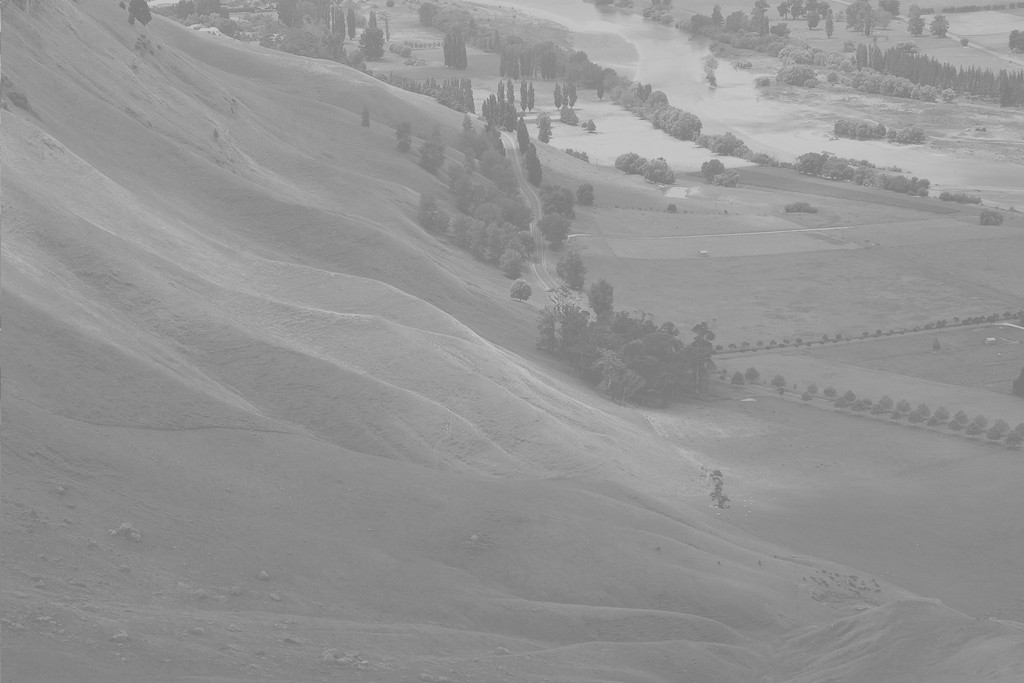
#> input picture TIM/TP/TP2/Hawke_Bay.jpg, 1024 x 683 px, found by its file name
$ jupyter execute TP2_correction.ipynb
#> lines starting #> are read from the running program, lines starting #| are printed output that depends on the picture; after the words box and inside, x2 and y2 are one past the last pixel; in counts of white or black regions, pixels touching at a corner belong together
# TIM - TP2 : Manipulation d'histogrammes

Pour cette séance, place aux histogrammes ! Comme vous le savez, c'est un outil très utile dans le cadre du pré-traitement des images.

Le but de ce TP est donc de développer quelques algorithmes de prétraitements d'image à partir des histogrammes de ces dernières.

**_Note :_** Pour cette correction de TP, je vais vous donner pour chaque algorithme (hormis l'égalisation d'histogramme) une version avec boucles et une version sans boucles, histoire que vous voyez les différents temps de calcul.

## Ex. 1 : Commençons par la base...

Cet exercice sera rapide, car déjà vu lors du dernier TP.

Commencez déjà par importer les librairies nécessaires pour le TP et définissez le path de votre base d'images.

[cell 1]
from matplotlib import pyplot as plt
from matplotlib.colors import Normalize
import numpy as np
import cv2
import time
path_base = '..//Base_images//'

Puis importez l'image Hawke_Bay.jpg en niveaux de gris.

[cell 2]
# A compléter
# Importation de l'image Hawke_bay.jpg
hawke_bay = cv2.imread(path_base+'Hawke_Bay.jpg',0)
#> hawke_bay is the input picture: shape (683, 1024); min 114, max 208, mean 148

Vérifiez bien que votre image est chargée en niveaux de gris (c'est-à-dire qu'elle n'a que 2 dimensions).

[cell 3]
assert hawke_bay.ndim==2,"L'image chargée n'est pas en niveaux de gris"
print("Tout est ok ;) ")

## Ex 2. : Quelques fonctions utiles pour la suite

Dans cette partie, nous allons développer 3 fonctions qui seront utiles pour tout le reste du TP

Tout d'abord, nous allons créer une fonction qui aura pour but de chronométrer une autre fonction. Celle-ci affichera le temps d'exécution de la fonction à chronométrer, et le résultat que cette dernière a produit. On utilisera le package *time*, pour définir deux variables *t_before* et *t_after*. Votre procédure prendra en entrée la fonction à chronométrer, l'image à traiter pour cette fonction et le nom de la fonction (chaine de caractères).

Exemple de signature :
* chronometrer(fonction_a_chronometrer,image,nom_de_la_fonction) => image_traitée

[cell 4]
# A compléter
# Ecriture de la fonction de chronométrage d'une fonction
def chronometrer(fonction,fonction_name,image, *args_fonction):
    t_before = time.time()
    new_image = fonction(image, *args_fonction)
    t_after = time.time()
    print("Temps d'exécution de {0} : {1:.2f} sec".format(fonction_name,t_after-t_before))
    return new_image

Testez votre fonction fraichement développée.

[cell 5]
def test_fonction(image):
    time.sleep(1)
    return image

def test_fonction_2(image,a):
    time.sleep(2)
    return image

# A compléter
# Test de la fonction développée
hawke_test_1 = chronometrer(test_fonction, "Test fonction 1", hawke_bay)
hawke_test_2 = chronometrer(test_fonction_2, "Test fonction 2", hawke_bay, 1)

Créer une procédure pour l'affichage d'une image, qui prendra en arguments l'image, la palette de couleurs à utiliser et le titre de cette dernière (argument optionnel).

Exemple de signatures :
* afficher(image,palette,titre)
* afficher(image,palette)

[cell 6]
# A compléter
# Ecriture de la fonction d'affichage d'une image
def afficher(image,palette,titre=""):
    plt.imshow(image,palette,vmin=0, vmax=255)
    plt.title(titre)
    plt.show()

Affichez l'image, en niveaux de gris.

[cell 7]
# A compléter
# Affichez l'image en niveaux de gris
afficher(hawke_bay,'gray')

Créez maintenant une fonction qui tracera l'histogramme des niveaux de gris d'une image. Celle-ci prendra en arguments l'image et le titre de l'histogramme (argument optionnel).

Exemple de signatures :
* histogramme(image,titre)
* histogramme(image)

[cell 8]
# A compléter
# Ecriture de la fonction d'affichage de l'histogramme d'une image
def histogramme(image,titre=""):
#> called with titre = 'Histogramme de Hawke Bay'
    plt.hist(image.ravel(),bins=range(0,256))
    plt.title(titre)
    plt.show()

Tracez l'histogramme des niveaux de gris de cette image.

[cell 9]
# A compléter
# Affichage de l'histogramme des niveaux de gris de l'image
histogramme(hawke_bay,'Histogramme de Hawke Bay')

## Ex 3. : Binarisation d'images

Le but de la binarisation d’une image est d’affecter un niveau uniforme au pixels pertinents et d´éliminer les autres. C'est une opération assez simple, mais tellement utilisée pour plein de cas concrets.

On va donc l'implémenter en 2 versions : la binarisation par seuillage et la binarisation par extraction d'une fenêtre d'intensité. Il existe d'autres versions de binarisation (binarisation inversée, binarisation avec seuil adaptatif, etc.).

**1.**

Commencons d'abord par la binarisation par seuillage. Le principe est simple : pour un seuil a défini, la binarisation est une tranformation $t(f)$ où, pour tout pixel f de l'image :
\begin{equation*}
    t(f) =
    \begin{cases}
    0 & \quad \text{si } f<a\\
    255 & \quad \text{sinon}\\
    \end{cases}
\end{equation*}

Ecrivez une fonction qui réalisera la binarisation par seuillage sur l'image chargée, avec un seuil a défini.

[cell 10]
# A compléter
# Définition du seuil
a = 150

[cell 11]
# A compléter
# Création de la fonction binarisation par seuillage

# VERSION AVEC BOUCLES
def binarisation(img,a):
#> called with a = 150
    rows,cols = img.shape
    new_img = np.empty((rows,cols), dtype=np.uint8)
    for i in range(rows):
        for j in range(cols):
            if img[i,j]<a:
                new_img[i,j] = 0
            else:
                new_img[i,j] = 255
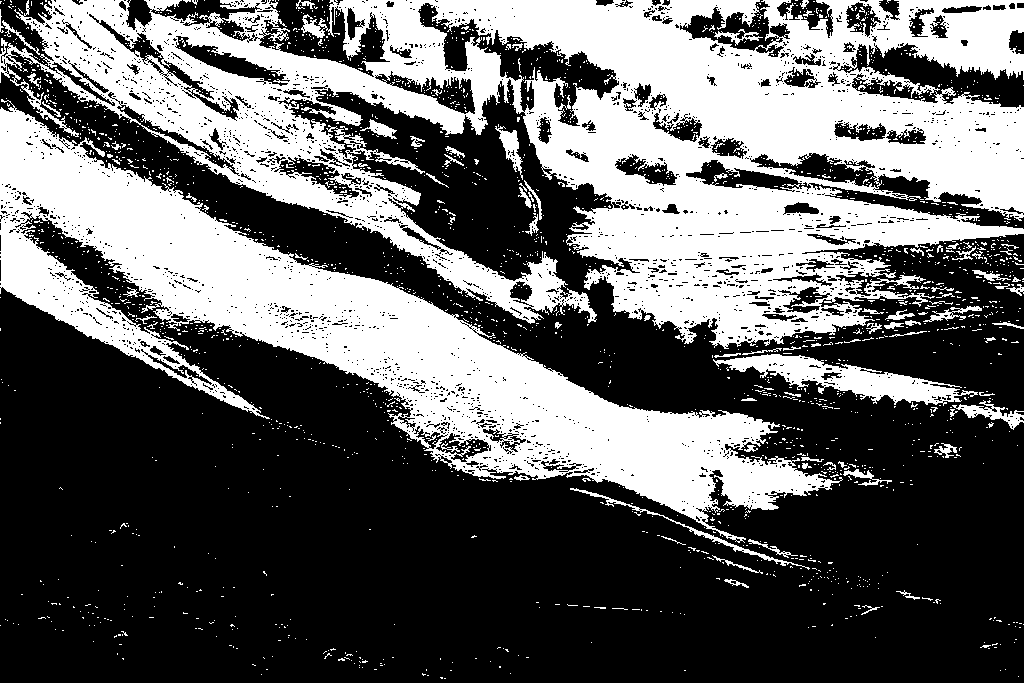
#> new_img: shape (683, 1024); 38.5% white; 2132 white regions (2047 under 20 px), largest, box (x1, y1, x2, y2) and area: (0, 0, 1024, 349) 163199, (0, 99, 843, 543) 87703, (713, 354, 978, 406) 4898
    return new_img

# VERSION SANS BOUCLES
def binarisation_faster(img,a):
#> called with a = 150
    return 255*(img>a)
#> returned value: shape (683, 1024) int64; 35.9% white; 2204 white regions (2106 under 20 px), largest, box (x1, y1, x2, y2) and area: (8, 0, 1024, 348) 151475, (0, 104, 830, 541) 82919, (725, 354, 961, 405) 4207

[cell 12]
# A compléter
# Affichage de l'image originale et du résultat après
# binarisation avec le seuil a
hawke_bin = chronometrer(binarisation,"Binarisation par seuillage avec boucles",hawke_bay,a)
hawke_bin_faster = chronometrer(binarisation_faster,"Binarisation par seuillage sans boucles",hawke_bay,a)

afficher(hawke_bay,'gray','Image originale')
afficher(hawke_bin,'gray','Image binarisée avec boucles, a = {}'.format(a))
afficher(hawke_bin_faster,'gray','Image binarisée sans boucles, a = {}'.format(a))

Tracez l'histogramme des niveaux de gris de l'image originale et de l'image après binarisation par seuillage.

[cell 13]
# A compléter
# Affichage de l'histogramme des niveaux de gris de l'image originale et de
# de l'image binarisée avec le seuil a
histogramme(hawke_bay,"Histogramme de l'image originale")
histogramme(hawke_bin,"Histogramme de l'image binarisée avec boucles, a = {}".format(a))
histogramme(hawke_bin_faster,"Histogramme de l'image binarisée sans boucles, a = {}".format(a))

**2.**

Passons à la binarisation par extraction de fenêtre d'intensité. Le principe est similaire à la binarisation par seuillage : pour 2 seuils a et définis, $a<b$, la binarisation est une tranformation $t(f)$ où, pour tout pixel f de l'image :
\begin{equation*}
    t(f) =
    \begin{cases}
    f & \quad \text{si } a\leq f \leq b\\
    0 & \quad \text{sinon}\\
    \end{cases}
\end{equation*}

Ecrivez une fonction qui réalisera la binarisation par extraction de fenêtre d'intensité sur l'image chargée, avec les seuil a et b définis.

[cell 14]
# A compléter
# Définition des seuils
a = 150
b = 200

[cell 15]
# A compléter
# Création de la fonction binarisation par extraction d'une fenêtre d'intensité
# VERSION AVEC BOUCLES
def binarisation_fenetre(img,a,b):
#> called with a = 150, b = 200
    rows,cols = img.shape
    new_img = np.empty((rows,cols), dtype=np.uint8)
    for i in range(rows):
        for j in range(cols):
            if img[i,j]<a or img[i,j]>b:
                new_img[i,j] = 0
            else:
                new_img[i,j] = img[i,j]
    return new_img

# VERSION SANS BOUCLES
def binarisation_fenetre_faster(img,a,b):
#> called with a = 150, b = 200
    return img*(a<img)*(img<b)
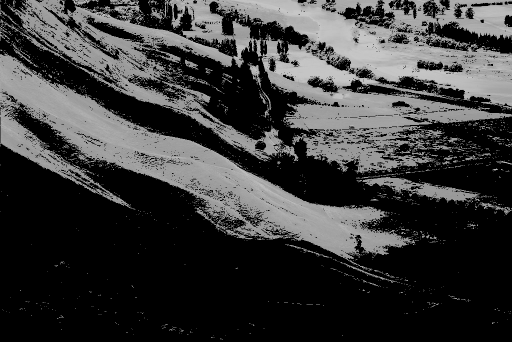
#> returned value: shape (683, 1024) (shown at 1/2 size); min 0, max 199, mean 58.5

[cell 16]
# A compléter
# Affichage de l'image originale et du résultat après
# binarisation par extraction d'une fenetre d'intensité aux seuils a et b
hawke_bin_fenetre = chronometrer(binarisation_fenetre,"Binarisation par extraction de fenêtre d'intensité avec boucles",hawke_bay,a,b)
hawke_bin_fenetre_faster = chronometrer(binarisation_fenetre_faster,"Binarisation par extraction de fenêtre d'intensité sans boucles",hawke_bay,a,b)
afficher(hawke_bay,'gray','Image originale')
afficher(hawke_bin_fenetre,'gray',"Image binarisée par extraction\nde fenêtre d'intensité avec boucles, a = {}, b = {}".format(a,b))
afficher(hawke_bin_fenetre_faster,'gray',"Image binarisée par extraction\nde fenêtre d'intensité sans boucles, a = {}, b = {}".format(a,b))

# Affichage de l'histogramme des niveaux de gris de l'image originale et de
# de l'image binarisée par extraction d'une fenetre d'intensité aux seuils a et b
histogramme(hawke_bay,"Histogramme de l'image originale")
histogramme(hawke_bin_fenetre,"Histogramme de l'image binarisée par extraction\nde fenêtre d'intensité avec boucles, a = {}, b = {}".format(a,b))
histogramme(hawke_bin_fenetre_faster,"Histogramme de l'image binarisée par extraction\nde fenêtre d'intensité sans boucles, a = {}, b = {}".format(a,b))

## Ex 4. : Expansion de la dynamique

L'expansion de la dynamique est une transformation $t(f)$ qui permet de modifier la dynamique des niveaux de gris dans le but d'améliorer l'aspect visuel de l'image. Pour deux seuils a et b définis, la transformation d'un pixel f de l'image est définie de la manière suivante :
\begin{equation*}
    t(f) =
    \begin{cases}
    0 & \quad \text{si } f<a\\
    255 & \quad \text{si } f>b\\
    255 \times \frac{f-a}{b-a} & \quad \text{sinon}\\
    \end{cases}
\end{equation*}

**1.**

Définissez vos seuils a et b et créez une fonction qui réalisera l'expansion de la dynamique sur l'image chargée. Affichez l'image originale, celle-ci après l'expansion de la dynamique, et leurs histogrammes correspondants.

[cell 17]
# A compléter
# Définition des seuils
a = 140
b = 160

[cell 18]
# A compléter
# Création de la fonction expansion de la dynamique
# VERSION AVEC BOUCLES
def exp_dyn(img,a,b):
#> called with a = 140, b = 160
    rows,cols = img.shape
    new_img = np.empty((rows,cols),dtype=np.uint8)
    for i in range(rows):
        for j in range(cols):
            if img[i,j]<a:
                new_img[i,j]=0
            elif img[i,j]>b:
                new_img[i,j]=255
            else:
                new_img[i,j]=255*((img[i,j]-a)/(b-a))
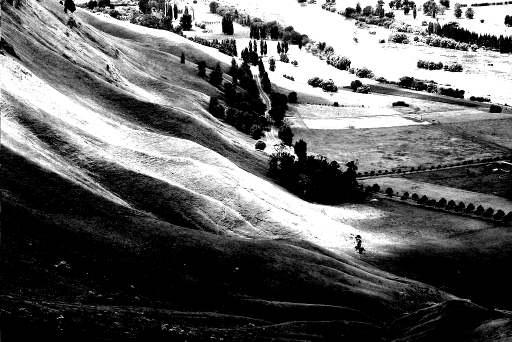
#> new_img: shape (683, 1024) (shown at 1/2 size); min 0, max 255, mean 97.4
    return new_img

# VERSION SANS BOUCLES
def exp_dyn_faster(img,a,b):
#> called with a = 140, b = 160
    return np.floor(255*np.clip((img.astype(np.int16)-a)/(b-a),0,1))

[cell 19]
# A compléter
# Affichage de l'image originale et du résultat après
# expansion de la dynamique aux seuils a et b
hawke_exp_dyn = chronometrer(exp_dyn,"Expansion de la dynamique avec boucles",hawke_bay,a,b)
hawke_exp_dyn_faster = chronometrer(exp_dyn_faster,"Expansion de la dynamique sans boucles",hawke_bay,a,b)
afficher(hawke_bay,'gray','Image originale')
afficher(hawke_exp_dyn,'gray','Image après expansion de la dynamique\navec boucles, a = {}, b = {}'.format(a,b))
afficher(hawke_exp_dyn_faster,'gray','Image après expansion de la dynamique\nsans boucles, a = {}, b = {}'.format(a,b))

# Affichage de l'histogramme des niveaux de gris de l'image originale et de l'image traitée
histogramme(hawke_bay,"Histogramme de l'image originale")
histogramme(hawke_exp_dyn,"Histogramme de l'image après\nexpansion de la dynamique avec boucles, a = {}, b = {}".format(a,b))
histogramme(hawke_exp_dyn_faster,"Histogramme de l'image après\nexpansion de la dynamique sans boucles, a = {}, b = {}".format(a,b))

## Ex 5. : Rehaussement de contraste

L'expansion de la dynamique est une transformation du même type que l'expansion de la dynamique, à savoir la modification des niveaux de gris dans le but d'améliorer l'aspect visuel de l'image. Pour deux seuils a et b définis, la transformation d'un pixel f de l'image est définie de la manière suivante :
\begin{equation*}
    t(f) =
    \begin{cases}
    \frac{b}{a}f & \quad \text{si } 0 \leq f \leq a\\
    \frac{(255-b)f+255(b-a)}{255-a} & \quad \text{si } a \leq f \leq 255\\
    \end{cases}
\end{equation*}

**1.**

Définissez vos seuils a et b et créez une fonction qui réalisera le réhaussement de contraste sur l'image chargée. Affichez l'image originale, celle-ci après l'expansion de la dynamique, et leurs histogrammes correspondants.

[cell 20]
# A compléter
# Définition des seuils
a = 180
b = 100

[cell 21]
# A compléter
# Création de la fonction réhaussement de contraste
# VERSION AVEC BOUCLES
def reh_const(img,a,b):
#> called with a = 180, b = 100
    rows,cols = img.shape
    new_img = np.empty((rows,cols),dtype=np.uint8)
    for i in range(rows):
        for j in range(cols):
            if img[i,j]<=a:
                new_img[i,j]=img[i,j]*b//a
            else:
                new_img[i,j]=((255-b)*img[i,j]+255*(b-a))//(255-a)
    return new_img

# VERSION SANS BOUCLES
def reh_const_faster(img,a,b):
#> called with a = 180, b = 100
    img = img.astype(np.int16)
    new_img = np.empty(img.shape)
    new_img[img<=a]=img[img<=a]*b/a
    new_img[img>a]=((255-b)*img[img>a]+255*(b-a))/(255-a)
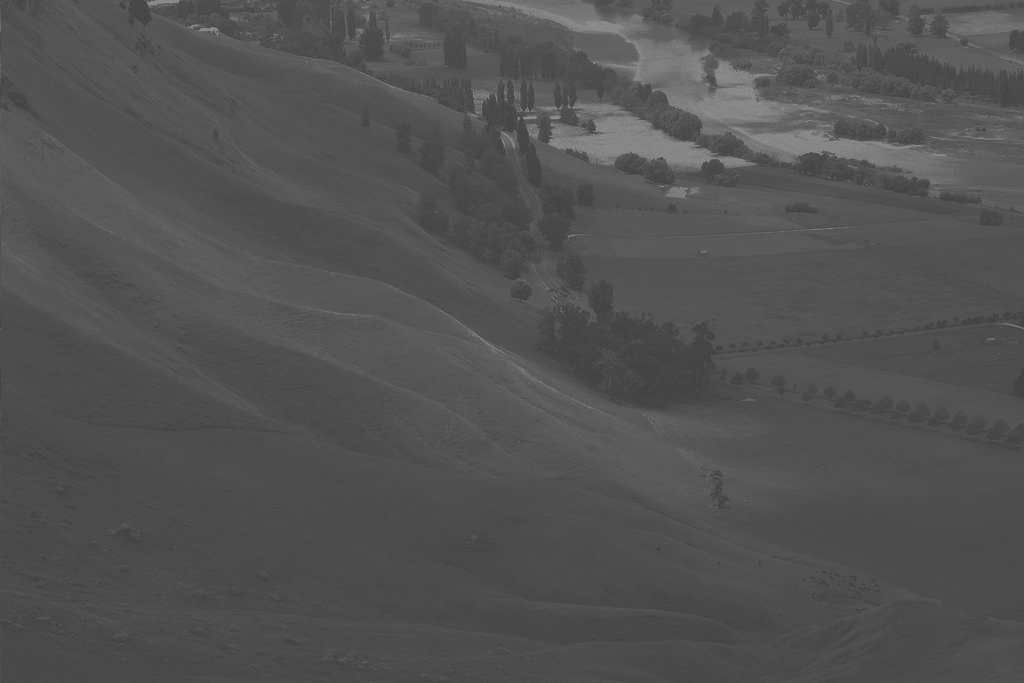
#> new_img: shape (683, 1024) float64; min 63.33, max 157.9, mean 82.9
    return np.floor(new_img).astype(np.uint8)

[cell 22]
# A compléter
# Affichage de l'image originale et du résultat après
# réhaussement de contraste aux seuils a et b
hawke_reh_const = chronometrer(reh_const, "Rehaussement de contraste avec boucles",hawke_bay,a,b)
hawke_reh_const_faster = chronometrer(reh_const_faster, "Rehaussement de contraste sans boucles", hawke_bay,a,b)
afficher(hawke_bay,'gray','Image originale')
afficher(hawke_reh_const,'gray','Image après réhaussement de contraste\navec boucles, a = {}, b = {}'.format(a,b))
afficher(hawke_reh_const_faster,'gray','Image après réhaussement de contraste\nsans boucles, a = {}, b = {}'.format(a,b))

# Affichage de l'histogramme des niveaux de gris de l'image originale et de l'image traitée
histogramme(hawke_bay,"Histogramme de l'image originale")
histogramme(hawke_reh_const,"Histogramme de l'image après\nréhaussement de contraste avec boucles, a = {}, b = {}".format(a,b))
#> in histogramme (call 12), `plt.show()`:
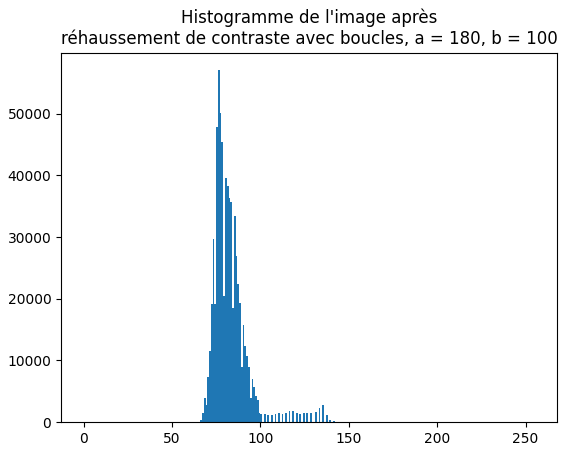
#> figure drawn by matplotlib, 1 panel; tallest bar 57025 high, from x = 76 to 77
histogramme(hawke_reh_const_faster,"Histogramme de l'image après\nréhaussement de contraste sans boucles, a = {}, b = {}".format(a,b))

## Ex 6. : Egalisation d'histogramme

Pour finir ce TP, nous allons implémenter un dernier algorithme : l'égalisation d'histogramme. Comme pour les algorithmes précédents, l'égalisation d'histogramme est une transformation *t(f)* qui a pour objectif de :
* rendre l’histogramme le plus plat possible ;
* distribuer uniformément des niveaux de gris ;
* maximiser l’entropie de l’image ;
* obtenir une image ayant une information maximale.

D'un point de vue du domaine discret, la transformation est définie par :
\begin{equation*}
t(f) = \frac{L-1}{N} \sum_{i=0}^{f} h(i)
\end{equation*}
où L est le nombre de niveaux de gris dont l'image est codée (l'image est en uint8), N le nombre total de pixels de l'image, et h l'histogramme des niveaux de gris de l'image.
Donc $\sum_{i=0}^{f} h(i)$ correspond à l'histogramme cumulé à la valeur f.

**1.**

Commencez d'abord par écrire une fonction qui à partir de l'image, retourne un vecteur correspondant à l'histogramme cumulé des niveaux de gris de cette dernière.

[cell 23]
# A compléter
def histo_cum(image):
    unique,counts = np.unique(image,return_counts=True)
    output = np.zeros(256)
    output[unique]=counts
    return np.cumsum(output)

---
**2.**

Ecrivez maintenant la fonction d'équalisation d'histogramme d'une image.

[cell 24]
def equal_hist(image):
    L = 256
    rows,cols = image.shape
    N = rows*cols
    return np.floor(((L-1)/N)*histo_cum(image)[image]).astype(np.uint8)
#> in histo_cum, `unique,counts = np.unique(image,return_counts=True)`: unique = 95 values from 114 to 208; counts = 95 values, max 28701 at index 23, min 1 at index 0, mean 7362
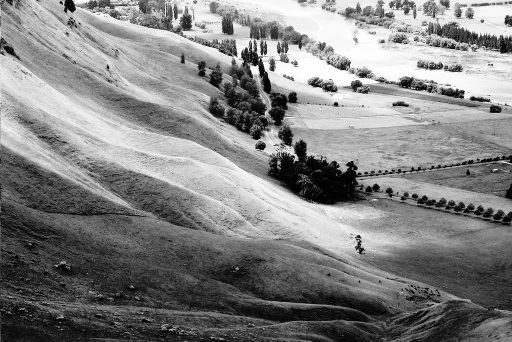
#> returned value: shape (683, 1024) (shown at 1/2 size); min 0, max 255, mean 130

[cell 25]
# A compléter
# Affichage de l'image originale et du résultat après
# égalisation d'histogramme
hawke_equal = chronometrer(equal_hist, "Egalisation d'histogramme", hawke_bay)
afficher(hawke_bay,'gray','Image originale')
afficher(hawke_equal,'gray',"Image après équalisation de l'histogramme")

# Affichage de l'histogramme des niveaux de gris de l'image originale et de l'image traitée
histogramme(hawke_bay,"Histogramme de l'image originale")
histogramme(hawke_equal,"Histogramme de l'image après équalisation de l'histogramme")
#> in histogramme (call 15), `plt.show()`:
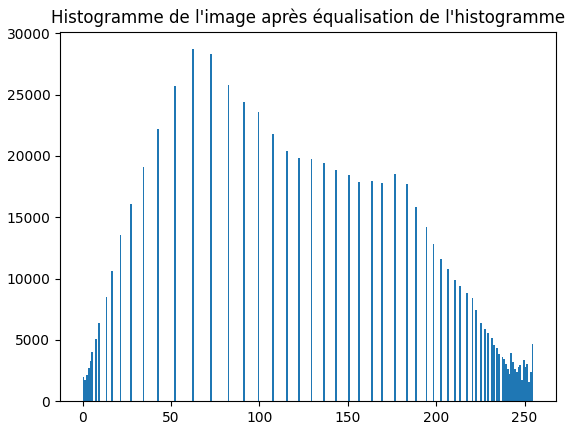
#> figure drawn by matplotlib, 1 panel; tallest bar 28701 high, from x = 62 to 63
